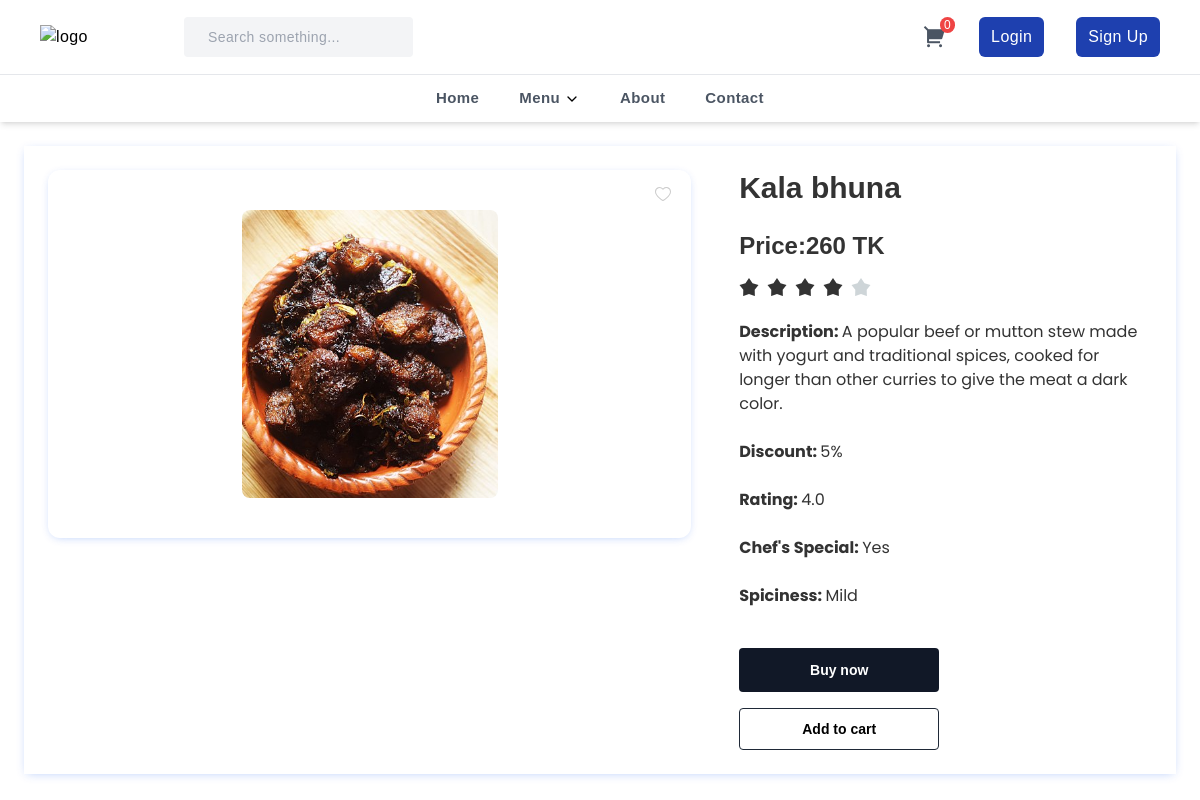
Page /dinner/1/ on the committed database.
### uapcanteen/models.py (models this page shows, shortened)
class Dinner(models.Model):
    owner = models.ForeignKey(Owner, on_delete=models.CASCADE)
    name = models.CharField(max_length=100)
    price = models.IntegerField()
    description = models.TextField()
    image = models.ImageField(upload_to='images/')
    discount = models.IntegerField()
    chefs_special = models.BooleanField()
    rating = models.FloatField()
    SPICY_LEVEL_CHOICES = [
    ('Mild', 'Mild'),
    ('Medium', 'Medium'),
    ('Spicy', 'Spicy')
    ]
    spiciness_level = models.CharField(max_length=15, choices=SPICY_LEVEL_CHOICES, blank=True, null=True)

### uapcanteen/views.py (the view)
# urls.py: path('dinner/<int:id>/', dinner_detail, name='dinner_detail'),
def dinner_detail(request, id):
    dinner = get_object_or_404(Dinner, pk=id)
    return render(request, 'dinnerdetail.html', {'dinner': dinner})

### templates/dinnerdetail.html (shortened to what this page needs)
{% extends "base.html" %}
    {% block content %}
    <div class="font-[sans-serif] bg-white">
        <div class="p-6 lg:max-w-7xl max-w-4xl mx-auto">
          <div class="grid items-start grid-cols-1 lg:grid-cols-5 gap-12 shadow-[0_2px_10px_-3px_rgba(6,81,237,0.3)] p-6">
            <div class="lg:col-span-3 w-full lg:sticky top-0 text-center">
                <div class="px-4 py-6 lg:py-10 rounded-xl shadow-[0_2px_10px_-3px_rgba(6,81,237,0.3)] relative">
                    <img src="{{ dinner.image.url }}" alt="{{ dinner.name }}" class="w-64 h-72 rounded-lg object-cover mx-auto" />
                    <button type="button" class="absolute top-2 right-2 lg:top-4 lg:right-4">
                    </button>
                </div>
            </div>
            <div class="lg:col-span-2">
              <h2 class="text-3xl font-extrabold text-[#333]">{{ dinner.name }}</h2>
              <div class="flex flex-wrap gap-4 mt-6">
                <p class="text-[#333] text-2xl font-bold">Price:{{ dinner.price }} TK</p>
              </div>
              <div class="flex space-x-2 mt-4">
                <svg class="w-5 fill-[#333]" viewBox="0 0 14 13" fill="none"
                  xmlns="http://www.w3.org/2000/svg">
                  <path
                    d="M7 0L9.4687 3.60213L13.6574 4.83688L10.9944 8.29787L11.1145 12.6631L7 11.2L2.8855 12.6631L3.00556 8.29787L0.342604 4.83688L4.5313 3.60213L7 0Z" />
                </svg>
                <svg class="w-5 fill-[#333]" viewBox="0 0 14 13" fill="none"
                  xmlns="http://www.w3.org/2000/svg">
                  <path
                    d="M7 0L9.4687 3.60213L13.6574 4.83688L10.9944 8.29787L11.1145 12.6631L7 11.2L2.8855 12.6631L3.00556 8.29787L0.342604 4.83688L4.5313 3.60213L7 0Z" />
                </svg>
                <svg class="w-5 fill-[#333]" viewBox="0 0 14 13" fill="none"
                  xmlns="http://www.w3.org/2000/svg">
                  <path
                    d="M7 0L9.4687 3.60213L13.6574 4.83688L10.9944 8.29787L11.1145 12.6631L7 11.2L2.8855 12.6631L3.00556 8.29787L0.342604 4.83688L4.5313 3.60213L7 0Z" />
                </svg>
                <svg class="w-5 fill-[#333]" viewBox="0 0 14 13" fill="none"
                  xmlns="http://www.w3.org/2000/svg">
                  <path
                    d="M7 0L9.4687 3.60213L13.6574 4.83688L10.9944 8.29787L11.1145 12.6631L7 11.2L2.8855 12.6631L3.00556 8.29787L0.342604 4.83688L4.5313 3.60213L7 0Z" />
                </svg>
                <svg class="w-5 fill-[#CED5D8]" viewBox="0 0 14 13" fill="none"
                  xmlns="http://www.w3.org/2000/svg">
                  <path
                    d="M7 0L9.4687 3.60213L13.6574 4.83688L10.9944 8.29787L11.1145 12.6631L7 11.2L2.8855 12.6631L3.00556 8.29787L0.342604 4.83688L4.5313 3.60213L7 0Z" />
                </svg>
              </div>
              <div>
                <p class="mt-6 text-[#333] font-bold" style="font-family: 'Poppins', sans-serif; font-optical-sizing: auto;">Description: <span class="font-normal">{{ dinner.description }}</span> </p>
                <p class="mt-6 text-[#333] font-bold" style="font-family: 'Poppins', sans-serif; font-optical-sizing: auto;">Discount: <span class="font-normal">{{ dinner.discount }}%</span></p>
                <p class="mt-6 text-[#333] font-bold" style="font-family: 'Poppins', sans-serif; font-optical-sizing: auto;">Rating: <span class="font-normal">{{ dinner.rating }}</span></p>
                <p class="mt-6 text-[#333] font-bold" style="font-family: 'Poppins', sans-serif; font-optical-sizing: auto;">Chef's Special: <span class="font-normal">{{ dinner.chefs_special|yesno:"Yes,No" }}</span></p>
                <p class="mt-6 text-[#333] font-bold" style="font-family: 'Poppins', sans-serif; font-optical-sizing: auto;">Spiciness: <span class="font-normal">{{ dinner.spiciness_level }}</span></p>
              </div>
              <div class="flex flex-wrap gap-4 mt-10">
                <button type="button" class="min-w-[200px] px-4 py-3 bg-gray-900 hover:bg-[#111] text-white text-sm font-bold rounded">Buy now</button>
                <a href="{% url 'add_to_cart' 'dinner' dinner.id %}" class="min-w-[200px] px-4 py-2.5 text-black text-center border border-gray-800 bg-transparent hover:bg-gray-900 hover:text-white text-sm font-bold rounded">Add to cart</a>
              </div>
            </div>
          </div>
        </div>
      </div>
    {% endblock %}

### rows in the picture
Dinner: image (picture), name "Kala bhuna", price "260", description "A popular beef or mutton stew made with yogurt and traditional spices, cooked for longer than other curries to give the meat a dark color.", discount "5", rating "4.0", chefs_special "Yes", spiciness_level "Mild"
